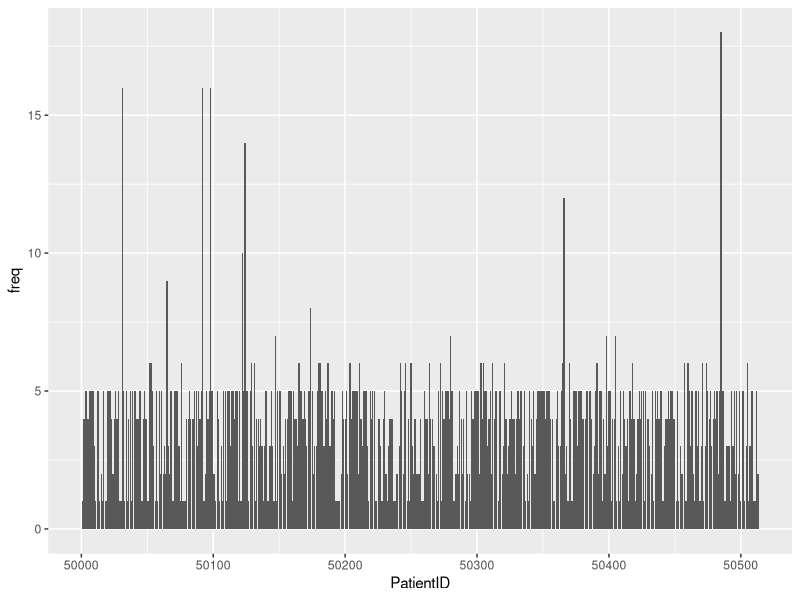

R code for this plot:
## ---- chunk 1
knitr::opts_chunk$set(echo = TRUE)
## ---- chunk 2
rm(list = ls()) # clear global environment 
library(plyr)
library(ggplot2)
## ---- chunk 3
A_df=read.csv("Data/Study_A.csv")
B_df=read.csv("Data/Study_B.csv")
C_df=read.csv("Data/Study_C.csv")
D_df=read.csv("Data/Study_D.csv")
E_df=read.csv("Data/Study_E.csv")
summary(E_df)
length(unique(E_df$PatientID))
## ---- chunk 4
sample_submission_df = read.csv("Data/sample_submission_PANSS.csv")
prediction.patients = sample_submission_df$PatientID # the PatientID #s we should use for Kaggle submission 
length(prediction.patients)         # 379 values
length(unique(prediction.patients)) # 379 distinct values 
#n_distinct(prediction.patients)   # gives same result 
## ---- chunk 5
number.visits = count(E_df, vars = "PatientID")

# Basic barplot
p<-ggplot(data=number.visits, aes(x=PatientID, y=freq)) +
  geom_bar(stat="identity") # meaning of stat option: "If you want the heights of the bars to represent values in the data, use stat="identity" and map a value to the y aesthetic."
p
## ---- chunk 6
A_df = subset(A_df, select = c(PatientID, Country, TxGroup, VisitDay, Study,PANSS_Total))
B_df = subset(B_df, select = c(PatientID, Country, TxGroup, VisitDay, Study,PANSS_Total))
C_df = subset(C_df, select = c(PatientID, Country, TxGroup, VisitDay, Study,PANSS_Total))
D_df = subset(D_df, select = c(PatientID, Country, TxGroup, VisitDay, Study,PANSS_Total))
E_df = subset(E_df, select = c(PatientID, Country, TxGroup, VisitDay, Study,PANSS_Total))
## ---- chunk 7
test_df = subset(E_df, PatientID %in% prediction.patients)
dim(test_df)
## ---- chunk 8
combined_df = rbind(A_df,B_df,C_df,D_df,E_df)
summary(combined_df)
